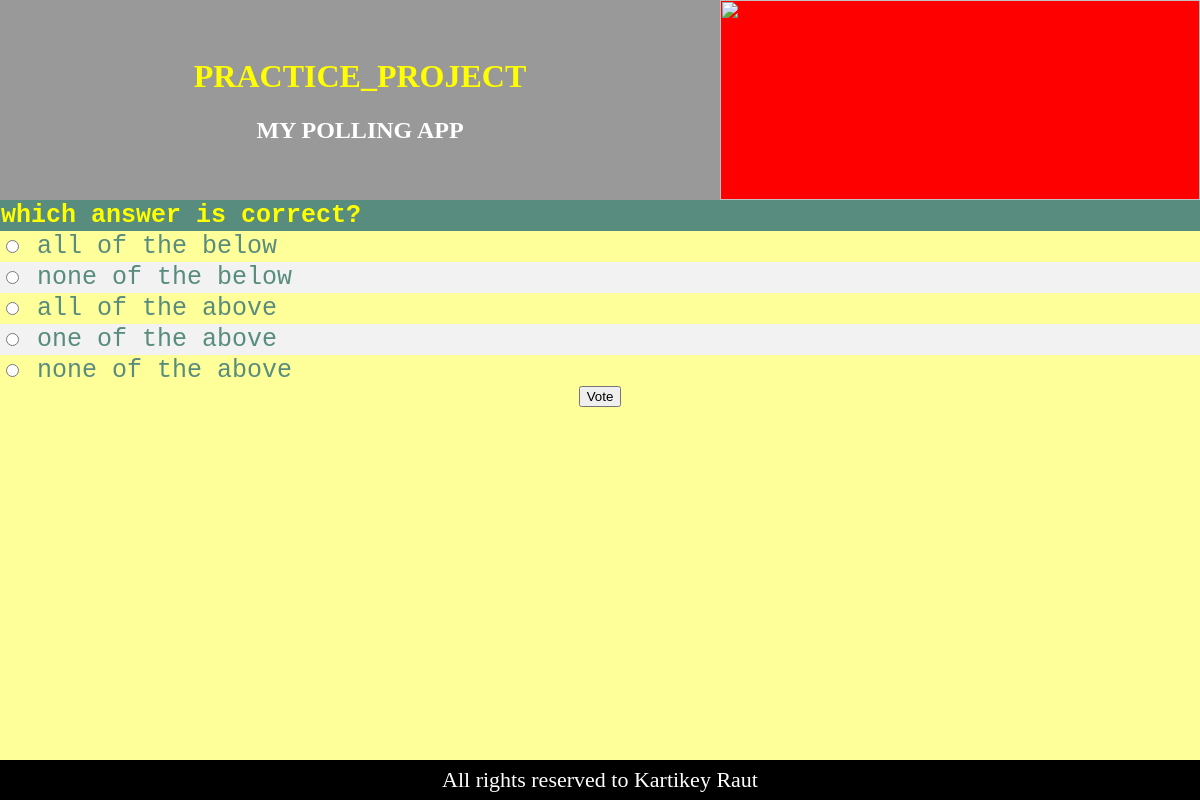
Screenshot of /polls/7/ with the database file from the repository.
### polls/models.py (models this page shows, shortened)
class Question(models.Model):
    question_text = models.CharField(max_length=200)
    pub_date = models.DateTimeField('date published')#'date published' is an optional first argument to deginate a human redable name

class Choice(models.Model):
    question = models.ForeignKey(Question, on_delete=models.CASCADE)
    choice_text = models.CharField(max_length=200)
    votes = models.IntegerField(default=0)

### polls/views.py (the view)
# urls.py: path('<int:pk>/', views.DetailView.as_view(), name='detail'),
class DetailView(generic.DetailView):
    model = Question
    template_name = 'polls/detail.html'

### polls/templates/polls/detail.html (shortened to what this page needs)
<html>
<head>
</head>
<body>
    <div id="main">
        <div id="header">
            <div id="title">
                <h1><br>PRACTICE_PROJECT</h1>
                <h2>MY POLLING APP</h2>
            </div>
            <div id="rightLogo">
                <img src="https://i.ytimg.com/vi/IHedPOvb9uE/maxresdefault.jpg"  />
            </div>
        </div>
        <form action="{% url 'polls:vote' question.id %}" method="post">
        <table>
            <tr>
                <th>{{ question.question_text }}</th>
            </tr>
                    {% for choice in question.choice_set.all %}
                        <tr>
                            <td>
                                <input type="radio" name="choice" id="choice{{ forloop.counter }}" value="{{ choice.id }}">
                                <label for="choice{{ forloop.counter }}">{{ choice.choice_text }}</label><br>
                            </td>
                        </tr>
                    {% endfor %}
        </table>
        <input type="submit" value="Vote">
        </form>
        <div id="footer">
            All rights reserved to Kartikey Raut
        </div>
    </div>
</body>
</html>

### polls/templates/polls/detail.html (style rules this page uses)
body { margin:0px; padding:0px; }
#main { width:100%; height:100%; background-color:#FF9; margin-left:auto; margin-right:auto; }
#header { height:200px; background-color:#F90; }
#leftLogo img,#rightLogo img { width:100%; height:100%; }
#title { width:60%; height:200px; background-color:#999; float:left; }
#title h1 { color:Yellow; text-align:center; }
#title h2 { text-align:center; color:white; }
#rightLogo { width:40%; height:200px; background-color:#F00; float:left; }
table { border-collapse: collapse; width: 100%; color: #588c7e; font-family: monospace; font-size: 25px; text-align: left; }
th { background-color: #588c7e; color: yellow; }
tr:nth-child(even) { background-color: #f2f2f2; }
input[type=submit] { display: block; margin:0 auto; }
#footer { position: fixed; height:40px; width:100%; background-color:black; color:white; text-align:center; font-size:22px; line-height:40px; bottom:0px; }

### rows the page displays
Question: question_text "which answer is correct?"
Choice: choice_text "all of the below"
Choice: choice_text "none of the below"
Choice: choice_text "all of the above"
Choice: choice_text "one of the above"
Choice: choice_text "none of the above"
